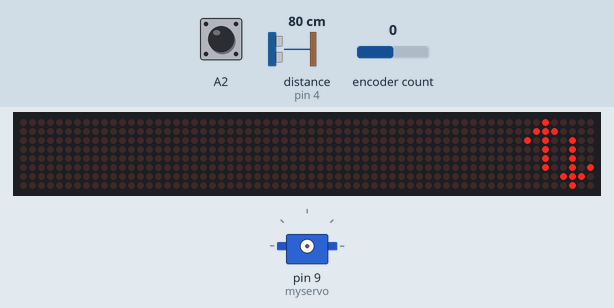
Bench run of a sketch on a simulated Arduino Uno, built with avr-gcc and run on an emulated ATmega328P. Shown: 64×8 LED matrix, servo. Wiring (inferred from the names in the program): ultrasonic range finder: trigger pin 5; echo pin 4. The inputs (shaded band) are chosen by the test bench; at power-on: encoder count 0, A2 HIGH, distance to the obstacle (sensor on pin 4) 80 cm. The echo pulse lasts 58.3 µs per cm; what the sketch prints to the serial monitor is not drawn.

Above: at 1.2 s.
1.3 s: encoder count set to 1
At 1.8 s:
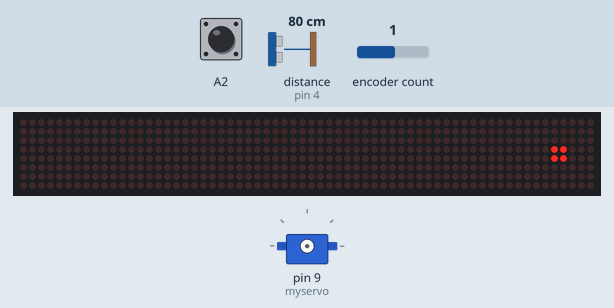
4.3 s: encoder count set to 2
At 5.3 s:
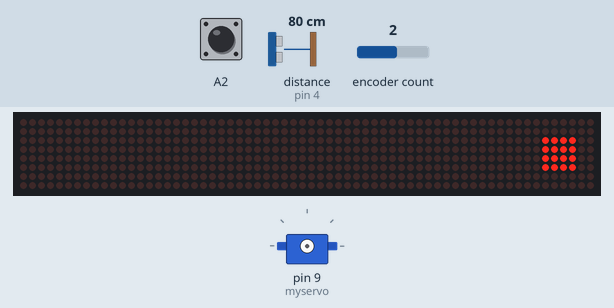
7.3 s: encoder count set to 3
At 8.5 s:
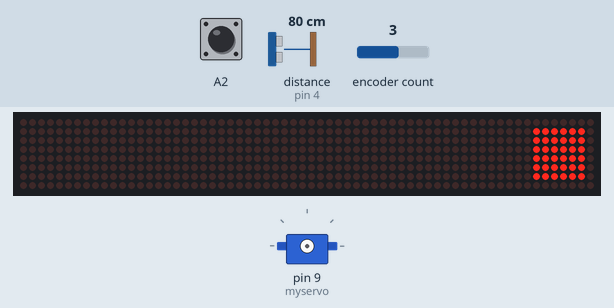
10.3 s: encoder count set to 4
At 11.1 s:
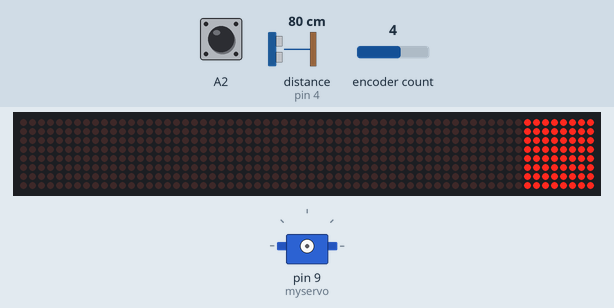
13.3 s: encoder count set to 3
At 14.6 s:
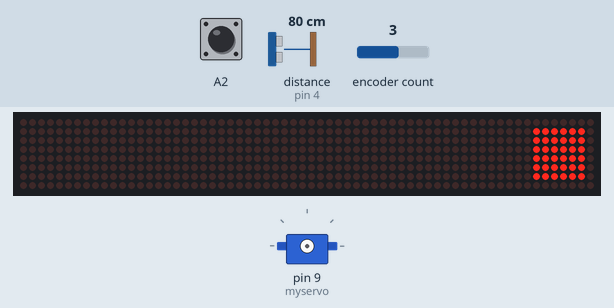
16.3 s: encoder count set to 7
At 21.35 s:
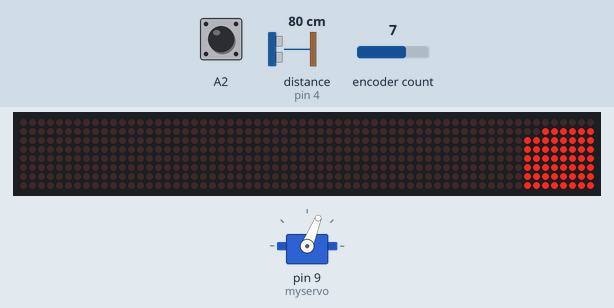
Timing chart, 0 to 22.0 s (numbered marks = the images above; inputs shaded):
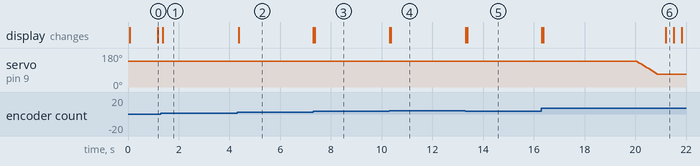

The sketch:

ChasseAutoSimplestEtLeReste.ino
```cpp
#include <TimeLib.h>
#include <ClickEncoder.h>
#include <TimerOne.h>
#include"ServoTimer2.h"
#include <LedControl.h>

ClickEncoder *encoder;
volatile int16_t value;
int16_t last;

int DIN = 12;
int CS =  11;
int CLK = 10;

LedControl lc=LedControl(DIN,CLK,CS,0);


ServoTimer2 myservo;


const int trigPin = 5;
const int echoPin = 4;


#define LONG_DISTANCE_COLLECTION_SIZE_INITIAL 128
#define LONG_DISTANCE_COLLECTION_SIZE_ORIENTATION_MODE 2

int LONG_DISTANCE_COLLECTION_SIZE = LONG_DISTANCE_COLLECTION_SIZE_INITIAL;
const int SHORT_DISTANCE_COLLECTION_SIZE = 10;

//Délais qui passe entre le moment où l'analyse déclare qu'il faut faire un autoflus, et le moment ou on le fait
const int AUTOFLUSH_DELAY_BTW_CONFIRM_AND_FLUSH = 2*60;

long longDistanceCollection[LONG_DISTANCE_COLLECTION_SIZE_INITIAL];
long shortDistanceCollection[SHORT_DISTANCE_COLLECTION_SIZE];
int nextShortDistanceIndex = 0 ;
int nextLongDistanceIndex = 0 ;

//Quand a débuté loop;
long thisLoopTs;
//Quand à débuté le précédant loop.
long lastLoopTs;

//Le TS où il est programmé un flush manuel
long manualFlushOn = 0;

//Le TS où il est programmé un flush automatique
long autoFlushOn = 0;

//Les précédants TS où il y a eu un autoFlush
const int autoFlushHistoryCount = 4;
long autoFlushHistory[autoFlushHistoryCount];

//Le nombre de secondes qu'il faut à un éléments de l'autoFlushHistory pour être périmé
const long AUTO_FLUSH_TIMEOUT = 12l*60l*60l;

//Niveau du prochain flush
int nextFlushLevel = 0;
int displayedValue = 0;

//Cumul du nombre de MS où l'excitation a été à son maximum
long maximumExcitationDuration = 0;
//Cumul du nombre de MS où l'excitation a été à son minimum
long minimumExcitationDuration = 0;

//Niveau actuel de l'excitation du capteur, varie de 0 pas excité, à 4, totalement afolé
int analyseExcitationLevel = 0;


const int MODE_ANALYSE = 0;
const int MODE_MANUEL= 1;
int mode_actuel = MODE_ANALYSE;

int alternanceDamier = 0;

//Durée d'une alternance du damier en millisecondes
int const DUREE_ALTERNANCE_DAMIER = 1000;

//Délais en secondes avant de lancer une chasse d'eau manuelle
unsigned long const MANUAL_FLUSH_DELAY = 3;

//Délais en millisecondes sans activité après une chasse d'eau.
unsigned int const DELAY_INACTIVITY_AFTER_FLUSH = 10000;

//https://xantorohara.github.io/led-matrix-editor/

const uint64_t AUTO_FLUSH[] = {
  0x0000000810000000,
  0x0000001008000000,
  0x0000142814280000,
  0x0000281428140000,
  0x002a542a542a5400,
  0x00542a542a542a00,
  0x55aa55aa55aa55aa,
  0xaa55aa55aa55aa55
};

const uint64_t MANUAL_FLUSH[] = {
  0x0000000000000000,
  0x0000001818000000,
  0x00003c3c3c3c0000,
  0x007e7e7e7e7e7e00,
  0xffffffffffffffff
};

const uint64_t LEARNING[] = {
  0x1800183860663c00,
  0x2070a42424250e04,
  0x3c3c3c4281ff0000
};

const uint64_t AUTOFLUSH_LIMIT_EXCEED = 0x81c3663c3c66c381;

const int SNAKE_LEDS[12][2] = {
  {2,  2},
  {2,  3},
  {2,  4},
  {2,  5},
  {3,  5},
  {4,  5},
  {5,  5},
  {5,  4},
  {5,  3},
  {5,  2},
  {4,  2},
  {3,  2}

};

const int FLUSH_UP_POS = 1250;
const int FLUSH_DOWN_POS = 2000;

void setup() {

  encoder = new ClickEncoder(A1, A0, A2, 4);
  encoder->setAccelerationEnabled(true);

  Timer1.initialize(10000);
  Timer1.attachInterrupt(timerIsr);

  last = -1;

  last = encoder->getValue();
  lc.shutdown(0,false);       //The MAX72XX is in power-saving mode on startup
  lc.setIntensity(0,0);      // Set the brightness to maximum value
  lc.clearDisplay(0);         // and clear the display

  Serial.begin(9600);
  Serial.println("Bonjour!");

  pinMode(trigPin, OUTPUT); // Sets the trigPin as an Output
  pinMode(echoPin, INPUT); // Sets the echoPin as an Input

  lastLoopTs = millis();

}

volatile boolean breakLongActions = false;
void timerIsr() {
  encoder->service();
  int newValue = encoder->getValue();
  if(newValue != value){
    value = newValue;
    breakLongActions = true;
  }


}

void resetAll() {
  //Enlever une chasse d'eau programmée
  manualFlushOn = 0;
  autoFlushOn = 0;
  nextFlushLevel = 0;
  maximumExcitationDuration = 0;
  minimumExcitationDuration = 0;
  analyseExcitationLevel = 0;
  lc.clearDisplay(0);

  for(int i = 0; i<LONG_DISTANCE_COLLECTION_SIZE; i++)
    longDistanceCollection[i] = 0;
   for(int i = 0; i<SHORT_DISTANCE_COLLECTION_SIZE; i++)
    shortDistanceCollection[i] > 0;

}

void displayImage(uint64_t image) {
  for (int i = 0; i < 8; i++) {
    byte row = (image >> i * 8) & 0xFF;

    for (int j = 0; j < 8; j++) {
      //Serial.println(bitRead(row, j));
      lc.setLed(0, i, j, bitRead(row, j));

      //delay(10);
      if(breakLongActions)
        return;

    }

  }
}

//Ajoute le TS dans la flush history
void appendToFlushHistory(long tsNowIFlush){
  for(int i = 0; i < autoFlushHistoryCount; i++){
    if(autoFlushHistory[i] == 0 || ((autoFlushHistory[i]+AUTO_FLUSH_TIMEOUT) < now()) ){
      autoFlushHistory[i] = tsNowIFlush;
      return;
    }
  }
}

void clearAutoFlushHistory(){
  for(int i = 0; i < autoFlushHistoryCount; i++){
    autoFlushHistory[i] = 0;
  }
}

//A partir des TS qui sont dans l'historique des autoFlush, retourne true s'il est possible de faire un autoFlush à tsTarget.
boolean getAutoflushHistoryClarence(long tsTarget){
  for(int i = 0; i < autoFlushHistoryCount; i++){
    if(autoFlushHistory[i] == 0 || (autoFlushHistory[i]+AUTO_FLUSH_TIMEOUT) < tsTarget){
      return true;
    }
  }
  return false;
}

void flush(int flushLevel){

      int startPoint = 4-flushLevel;
      int endPoint = 4+flushLevel;

      int pos = FLUSH_DOWN_POS;
      myservo.attach(9);
      myservo.write(FLUSH_DOWN_POS);


      //int angleDelay = nextFlushLevel == 4 ? 20 : nextFlushLevel == 3 ? 40 : nextFlushLevel == 2 ? 60 : 60;
      int angleDelay = 60;

      while(pos > FLUSH_UP_POS){
        pos -= 50;
        myservo.write(pos);
        delay(angleDelay);
      }

      int nbLedAllumees = flushLevel == 4 ? 64 : flushLevel == 3 ? 32 : flushLevel == 2 ? 16 : 4;
      int tempsUp = flushLevel*500;

      int ledDelay = tempsUp / nbLedAllumees;

      for(int row = startPoint; row < endPoint; row++)
        for(int col = startPoint; col < endPoint; col++){
          lc.setLed(0,row, col, false);
          delay(ledDelay);
        }

      angleDelay = flushLevel == 4 ? 100 : flushLevel == 3 ? 120 : flushLevel == 2 ? 150 : 200;;

      //delay(flushLevel == 4 ? 3000 : flushLevel == 3 ? 1000 : flushLevel == 2 ? 500 : 150);

      while(pos < FLUSH_DOWN_POS){
        pos += 50;
        myservo.write(pos);
        delay(angleDelay);
      }

      resetAll();

      //Petit delay physique pour me laisser le temps de partir...
      long delayInactivityPassed = 0;
      boolean loopToggle = true;

      while(delayInactivityPassed < DELAY_INACTIVITY_AFTER_FLUSH){

        for(int i = 0; i < 12 && delayInactivityPassed < DELAY_INACTIVITY_AFTER_FLUSH; i++){
          lc.setLed(0, SNAKE_LEDS[i][0], SNAKE_LEDS[i][1], loopToggle);
          delay(80);
        }
        delayInactivityPassed += 80*12;
        loopToggle = !loopToggle;

      }

      myservo.detach();

      resetAll();
}

void procedeAnalyseDistance(){


  boolean hasHistoryClarence = getAutoflushHistoryClarence(now());

  if(!hasHistoryClarence){
    analyseExcitationLevel = 0;
    return;
  }

  //============== Apprendre l'environnement, ou si on le connait, simplement mesurer la distance avec l'obstacle


  long duration;
  int distance;

  boolean learning = false;
  double moyenneCourte = 0;
  double moyenneLongue = 0;

  int nbValsInLongDistColl = 0;
  int nbValsInShortDistColl = 0;

  //Ecouter ce l'écho de la cuvette
  digitalWrite(trigPin, LOW);
  delayMicroseconds(2);
  // Sets the trigPin on HIGH state for 10 micro seconds
  digitalWrite(trigPin, HIGH);
  delayMicroseconds(10);
  digitalWrite(trigPin, LOW);
  // Reads the echoPin, returns the sound wave travel time in microseconds
  duration = pulseIn(echoPin, HIGH);
  // Calculating the distance
  distance= duration*0.034/2;

  //Serial.println(distance);

  if(breakLongActions)
    return;

  //Entretenir des moyennes longues et courtes...
  shortDistanceCollection[nextShortDistanceIndex++] = distance;


  for(int i = 0; i<LONG_DISTANCE_COLLECTION_SIZE; i++){
    if(longDistanceCollection[i] > 0){
      moyenneLongue += longDistanceCollection[i];
      nbValsInLongDistColl++;
    } else {
      learning = true;
    }
  }
  if(nbValsInLongDistColl>0)
    moyenneLongue = moyenneLongue/nbValsInLongDistColl;

  for(int i = 0; i<SHORT_DISTANCE_COLLECTION_SIZE; i++){
    if(shortDistanceCollection[i] > 0){
      moyenneCourte += shortDistanceCollection[i];
      nbValsInShortDistColl++;
    }

  }
  moyenneCourte = moyenneCourte / nbValsInShortDistColl;

  //Pour déterminer un écart représentant le chat qui passe.
  long delta = abs(moyenneCourte - moyenneLongue);
  Serial.println(delta);
  boolean willUpdateMoyenneLongue = delta < 10 || learning || LONG_DISTANCE_COLLECTION_SIZE == LONG_DISTANCE_COLLECTION_SIZE_ORIENTATION_MODE;

  if(nextShortDistanceIndex > SHORT_DISTANCE_COLLECTION_SIZE-1){
    nextShortDistanceIndex = 0;

    if(willUpdateMoyenneLongue){
      longDistanceCollection[nextLongDistanceIndex++] = moyenneCourte;
      if(nextLongDistanceIndex > LONG_DISTANCE_COLLECTION_SIZE-1){
        nextLongDistanceIndex = 0;
      }
    }


  }

  if(breakLongActions)
    return;

  //Et instruire la valeur analyseExcitationLevel
  double moyLongueDouble = moyenneLongue;
  double deltaDouble = delta;
  double diviseur = 100;
  double deltaRepresentePrctMoyenneLongue = (deltaDouble/diviseur)*moyLongueDouble;
  if(deltaRepresentePrctMoyenneLongue > 4){
    analyseExcitationLevel = 3;
  } else if(deltaRepresentePrctMoyenneLongue > 3){
    analyseExcitationLevel = 2;
  } else if(deltaRepresentePrctMoyenneLongue > 2){
    analyseExcitationLevel = 1;
  } else {
    analyseExcitationLevel = 0;
  }

  //===========  analyseExcitationLevel nous donne une idée simplifiée de l'activité devant le capteur. Déterminons si et quand faire quelque chose.

  if(breakLongActions)
    return;

  if(learning && (nbValsInLongDistColl * 3) < LONG_DISTANCE_COLLECTION_SIZE){
    analyseExcitationLevel = 0;
  }

  analyseExcitationLevel = constrain(analyseExcitationLevel, 0, 3);


  //Si la mesure est actuellement excitée, alors on repart de zéro pour attendre que l'obstacle parte.
  if(analyseExcitationLevel > 0){
     minimumExcitationDuration = 0;
     autoFlushOn = 0;
  }

  if (autoFlushOn == 0){
    //Pas encore de chasse d'eau auto programmée.


    if(analyseExcitationLevel == 3){
      maximumExcitationDuration += thisLoopTs - lastLoopTs;
    } else if(analyseExcitationLevel == 0){
      minimumExcitationDuration += thisLoopTs - lastLoopTs;
    }

    if( maximumExcitationDuration  > 8000
      && minimumExcitationDuration > 15000
      && getAutoflushHistoryClarence(now()+AUTOFLUSH_DELAY_BTW_CONFIRM_AND_FLUSH)
      && LONG_DISTANCE_COLLECTION_SIZE == LONG_DISTANCE_COLLECTION_SIZE_INITIAL
     ){

      autoFlushOn = now()+AUTOFLUSH_DELAY_BTW_CONFIRM_AND_FLUSH;
      nextFlushLevel = 2;

    }


    if(!hasHistoryClarence){
      displayImage(AUTOFLUSH_LIMIT_EXCEED);
    } else if(learning && (nbValsInLongDistColl * 3) < LONG_DISTANCE_COLLECTION_SIZE){
      int indexDamier = alternanceDamier > DUREE_ALTERNANCE_DAMIER ? 1 : 0;
      displayImage(LEARNING[indexDamier]);
    } else {
      int indexDamier = (analyseExcitationLevel*2) + (alternanceDamier > DUREE_ALTERNANCE_DAMIER ? 1 : 0);
      displayImage(AUTO_FLUSH[indexDamier]);
    }


  } else {
    //Une chasse auto est fixée, on arrête de faire bouger le damier.
    int indexDamier = ((nextFlushLevel-1)*2);
    displayImage(AUTO_FLUSH[indexDamier]);
  }
}

void loop() {

  thisLoopTs = millis();
  breakLongActions = false;

  if(value == last){
    //Il n'e c'est rien passé.


  } else if (value > last){
    //Vers la droite, programmation d'une chasse forcée.
    manualFlushOn = now()+MANUAL_FLUSH_DELAY;
    autoFlushOn = 0;

    nextFlushLevel++;
    if(nextFlushLevel > 4){
      nextFlushLevel = 4;
    }

  } else if (value < last) {
    //Vers la gauche, changement de mode, ou baisse de la chasse manuelle.

    if(manualFlushOn == 0){
      mode_actuel = mode_actuel == MODE_ANALYSE ? MODE_MANUEL : MODE_ANALYSE;
      resetAll();
      clearAutoFlushHistory();
    } else if(manualFlushOn > 0 && nextFlushLevel < 0) {
      resetAll();
    } else {
      nextFlushLevel--;
      autoFlushOn = 0;
      manualFlushOn = now()+MANUAL_FLUSH_DELAY;
      if(nextFlushLevel < 0){
        nextFlushLevel = 0;
      }
    }

  }

  ClickEncoder::Button b = encoder->getButton();
  if (b != ClickEncoder::Open) {

    if(LONG_DISTANCE_COLLECTION_SIZE == LONG_DISTANCE_COLLECTION_SIZE_INITIAL){
      LONG_DISTANCE_COLLECTION_SIZE = LONG_DISTANCE_COLLECTION_SIZE_ORIENTATION_MODE;
    } else {
      LONG_DISTANCE_COLLECTION_SIZE = LONG_DISTANCE_COLLECTION_SIZE_INITIAL;
    }

    mode_actuel = MODE_ANALYSE;
    resetAll();
    clearAutoFlushHistory();

  }

  if(manualFlushOn > 0) {
       displayedValue = nextFlushLevel;
       displayImage(MANUAL_FLUSH[nextFlushLevel]);
  } else if(!breakLongActions && mode_actuel == MODE_ANALYSE){
    procedeAnalyseDistance();
  }


  if (!breakLongActions && value != last) {
    last = value;
  }


  alternanceDamier += thisLoopTs - lastLoopTs;
  if(alternanceDamier > (2* DUREE_ALTERNANCE_DAMIER)){
    alternanceDamier = 0;
  }

  //C'est l'heure de faire une chasse d'eau !!!
  if((manualFlushOn != 0 && manualFlushOn<now()) || (autoFlushOn != 0 && autoFlushOn < now())){

    if(autoFlushOn != 0){
      appendToFlushHistory(now());
    }

    flush(nextFlushLevel);

  }

  lastLoopTs = thisLoopTs;
}
```

Measured:
- after the input at 1.3 s, the display: changes after 0.06 s (image 1)
- after the input at 4.3 s, servo on pin 9 (myservo): stops changing and stays 136°; the display: changes after 0.06 s (image 2)
- after the input at 7.3 s, servo on pin 9 (myservo): stops changing and stays 136°; the display: first changes at once (image 3 shows a later state)
- after the input at 10.3 s, servo on pin 9 (myservo): stays 136° (without the input it goes to 132° after 0.77 s); the display: first changes at once (image 4 shows a later state)
- after the input at 13.3 s, servo on pin 9 (myservo): stays 136° (without the input it goes to 132° after 0.77 s); the display: first changes at once (image 5 shows a later state)
- after the input at 16.3 s, the display: first changes at once (image 6 shows a later state)
